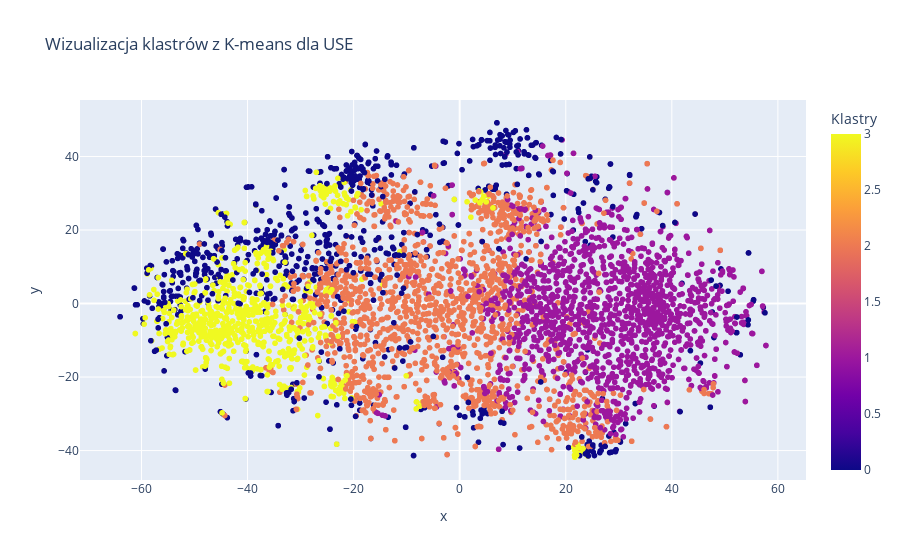

Source (notebook cell):
### Code cell
tsne = TSNE(n_components=2, random_state=42)
X_tsne = tsne.fit_transform(use_embeddings)

tsne_df = pd.DataFrame(X_tsne, columns=['x', 'y'])
tsne_df['kmeans_cluster'] = data['kmeans_cluster']

fig = px.scatter(tsne_df, x='x', y='y', color='kmeans_cluster',
                 title='Wizualizacja klastrów z K-means dla USE',
                 labels={'kmeans_cluster': 'Klastry'},
                 color_discrete_sequence=px.colors.qualitative.Pastel)

fig.show()

### Figure 1 — Plotly figure (JSON) as saved in the notebook; plotly's stock layout.template omitted (floating-point values rounded to 4 significant figures; data arrays with more than 128 entries replaced by an {"elided": "..."} marker saying what was removed)
{"data": [{"hovertemplate": "x=%{x}<br>y=%{y}<br>Klastry=%{marker.color}<extra></extra>", "legendgroup": "", "marker": {"color": {"elided": "4441 int values"}, "coloraxis": "coloraxis", "symbol": "circle"}, "mode": "markers", "name": "", "showlegend": false, "type": "scattergl", "x": {"elided": "4441 float values"}, "xaxis": "x", "y": {"elided": "4441 float values"}, "yaxis": "y"}], "layout": {"coloraxis": {"colorbar": {"title": {"text": "Klastry"}}, "colorscale": [[0, "#0d0887"], [0.1111, "#46039f"], [0.2222, "#7201a8"], [0.3333, "#9c179e"], [0.4444, "#bd3786"], [0.5556, "#d8576b"], [0.6667, "#ed7953"], [0.7778, "#fb9f3a"], [0.8889, "#fdca26"], [1, "#f0f921"]]}, "legend": {"tracegroupgap": 0}, "title": {"text": "Wizualizacja klastrów z K-means dla USE"}, "xaxis": {"anchor": "y", "domain": [0, 1], "title": {"text": "x"}}, "yaxis": {"anchor": "x", "domain": [0, 1], "title": {"text": "y"}}}}
